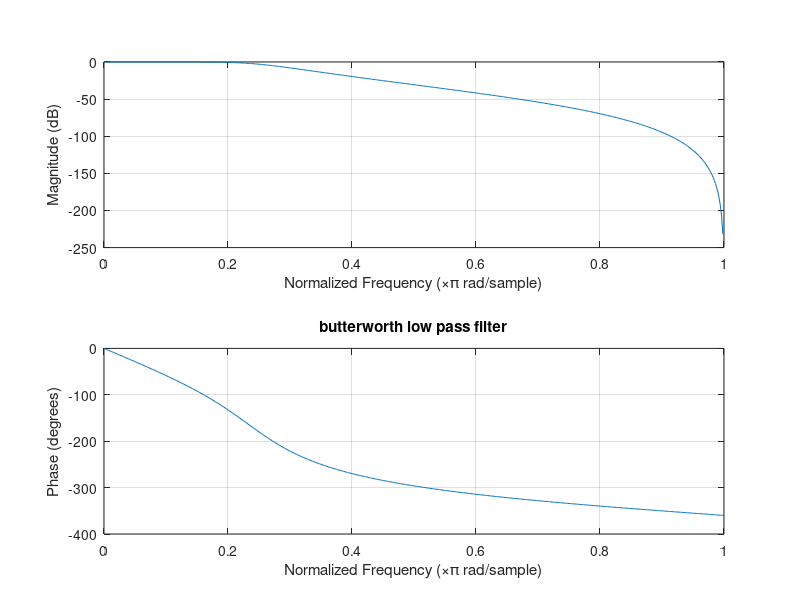
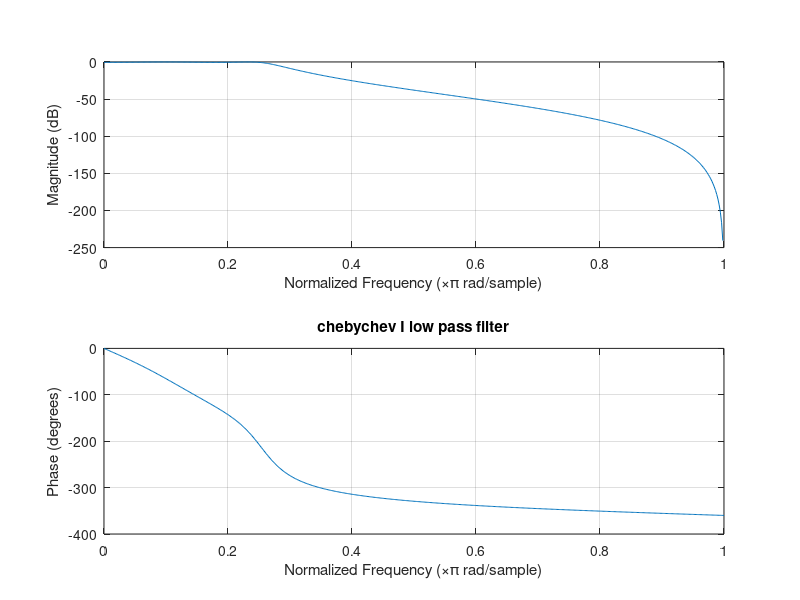
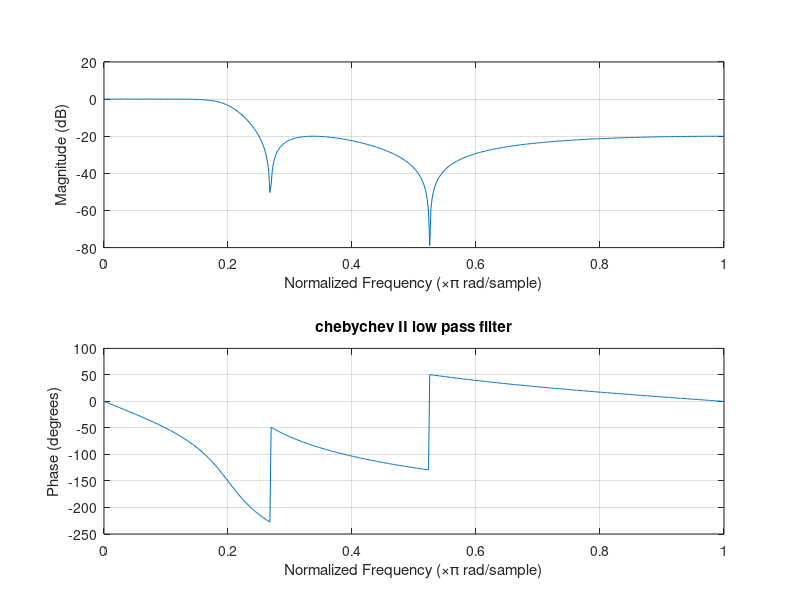
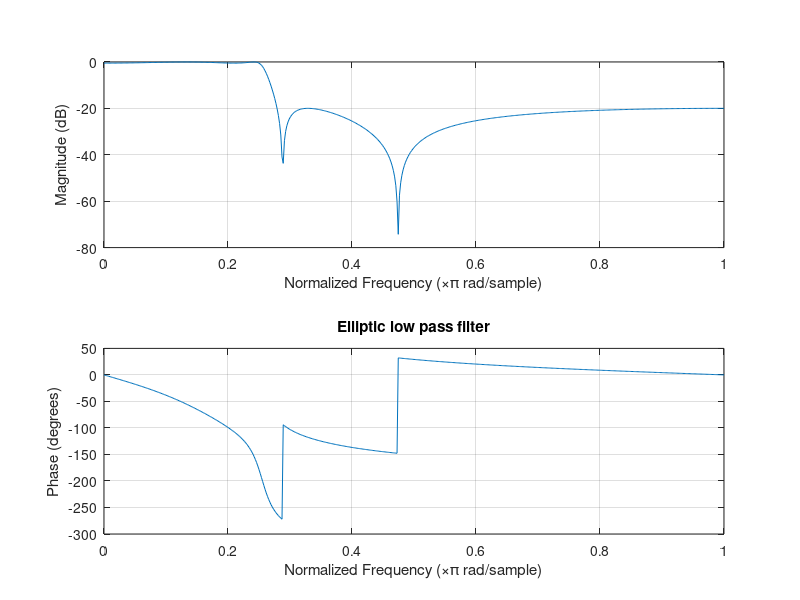

Reproduce these figures in MATLAB, in order.
clc
close all

fc = 1000;
fs = 8000;
N = 4;

figure (1) 
[b,a] = butter(N,fc/(fs/2), 'low');
freqz(b,a);
title('butterworth low pass filter')

figure (2)
[b1,a1] = cheby1(N,0.5,fc/(fs/2),'low');
freqz(b1,a1); 
title('chebychev I low pass filter')


figure (3)
[b2,a2] = cheby2(N,20,fc/(fs/2), 'low');
freqz(b2,a2);
title('chebychev II low pass filter')

figure (4)
[b3,a3] = ellip(N,0.5,20,fc/(fs/2), 'low');
freqz(b3,a3);
title('Elliptic low pass filter')




